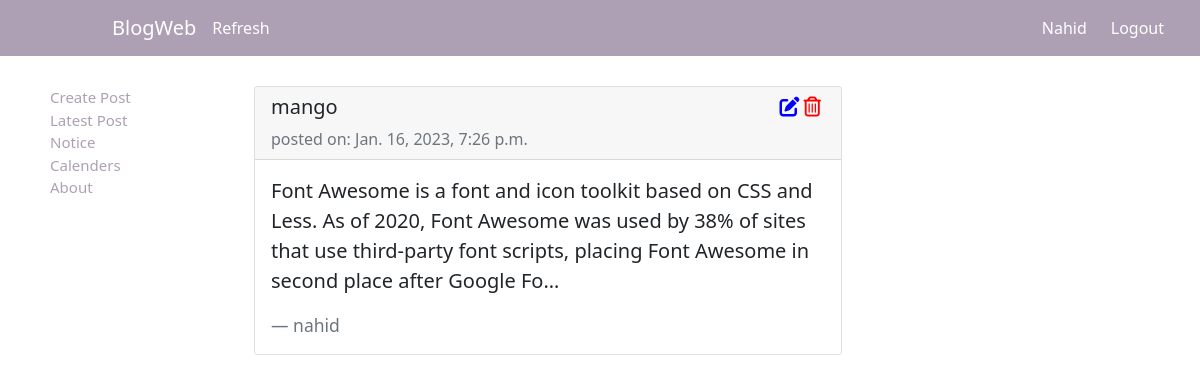
The page /post/10/ (signed in) on the database its author committed.
### blog/models.py (models this page shows, shortened)
class Post(models.Model):
    title = models.CharField(max_length=60)
    content = models.TextField()
    date_posted = models.DateTimeField(default=timezone.now)
    author = models.ForeignKey(User, on_delete=models.CASCADE)

### blog/views.py (the view)
# urls.py: path('post/<int:pk>/', PostDetailView.as_view(), name='post-detail'),
class PostDetailView(LoginRequiredMixin, DetailView):
    model = Post

### blog/templates/blog/post_detail.html
{% extends "blog/base.html" %}
{% load static %}
{% block style %}
<link rel="stylesheet" type="text/css" href="{% static 'blog/home.css' %}"> {% endblock %}
{% block content %}
<div class="card mb-2">
  <div class="card-header">
    <h5>{{object.title}} {% if object.author == user %} <span style="float: right;"><a href="{% url 'post-update' object.id %}"><i
            class="fa-solid fa-pen-to-square" style="color: blue;"></i></a><a class="mx-1"
          href="{% url 'post-delete' object.id %}"><i style="color: red;"
            class="fa-regular fa-trash-can"></i></a></span>{% endif %}</h5>
    <span class="text-muted" style="margin-right: 0;">posted on: {{object.date_posted}}</span>
  </div>
  <div class="card-body">
    <blockquote class="blockquote mb-0">
      <p>{{object.content}}</p>
      <footer class="blockquote-footer mt-1">{{object.author}}</footer>
    </blockquote>
  </div>
</div>
{% endblock content %}

### blog/templates/blog/base.html (shortened to what this page needs)
{% load static %}
<!DOCTYPE html>
<html lang="en">
<head>
        <link href="https://cdn.jsdelivr.net/npm/bootstrap@5.0.2/dist/css/bootstrap.min.css" rel="stylesheet">
        <link rel="stylesheet" href="https://cdnjs.cloudflare.com/ajax/libs/font-awesome/6.2.1/css/all.min.css" />
        <link rel="stylesheet" type="text/css" href="{% static 'blog/base.css' %}">
        {% block style %} {% endblock %}
</head>
<body>
    <nav class="navbar navbar-expand-lg nav-background">
        <div class="container-fluid">
            <a class="navbar-brand nav-logo nav-item-color" href="{% url 'blog-home' %}">BlogWeb</a>
            <div class="collapse navbar-collapse" id="navbarSupportedContent">
              <ul class="navbar-nav me-auto mb-2 mb-lg-0">
                <li class="nav-item">
                  <a class="nav-item-color" aria-current="page" style="text-decoration: none;" href="{% url 'blog-home' %}">Refresh</a>
                </li>
              </ul>
              {% if user.is_authenticated %}
                <a href="{% url 'profile' %}" class="nav-item-color" style="text-decoration: none;">{{user.first_name}}</a>
                <a href="{% url 'logout' %}" class="nav-item-color mx-4" style="text-decoration: none;">Logout</a>
              {% else %}
                <a href="{% url 'login' %}" class="nav-item-color" style="text-decoration: none;">Login</a>
                <a href="{% url 'register' %}" class="mx-4 nav-item-color" style="text-decoration: none;">Register</a>
              {% endif %}
            </div>
          </div>
      </nav>
      <div class="row">
          <div class="menu col-md-2">
              <a style="text-decoration: none;" class="side-text" type="button" href="{% url 'post-create' %}">Create Post</a> <br>
              <a style="text-decoration: none;" class="side-text" type="button" href="{% url 'blog-home' %}">Latest Post</a> <br>
              <a style="text-decoration: none;" class="side-text" type="button" href="#">Notice</a> <br>
              <a style="text-decoration: none;" class="side-text" type="button" href="#">Calenders</a> <br>
             <a style="text-decoration: none;" class="side-text" type="button" href="{% url 'blog-about' %}">About</a> <br>
         </div>
        <div class="col-md-6 mart">
            {% block content %} {% endblock %}
        </div>
      </div>
</body>
</html>

### blog/static/blog/base.css (style rules this page uses)
.nav-background { background-color: #ADA0B4; }
.nav-logo { margin-left: 100px; }
.nav-item-color { color: white; }
.menu { margin-top: 30px; margin-left: 50px; font-size: 15px; }
.side-text { color: #ADA0B4; }
.mart { margin-top: 30px; }

### rows shown on the page
Post: title "mango", date_posted "Jan. 16, 2023, 7:26 p.m.", content "Font Awesome is a font and icon toolkit based on CSS and Less. As of 2020, Font Awesome was used by 38% of sites that use third-party font scripts, placing Font Awesome in second place after Google Fo…", author "nahid"

### other values the page prints
{{ user.first_name }} "Nahid"
